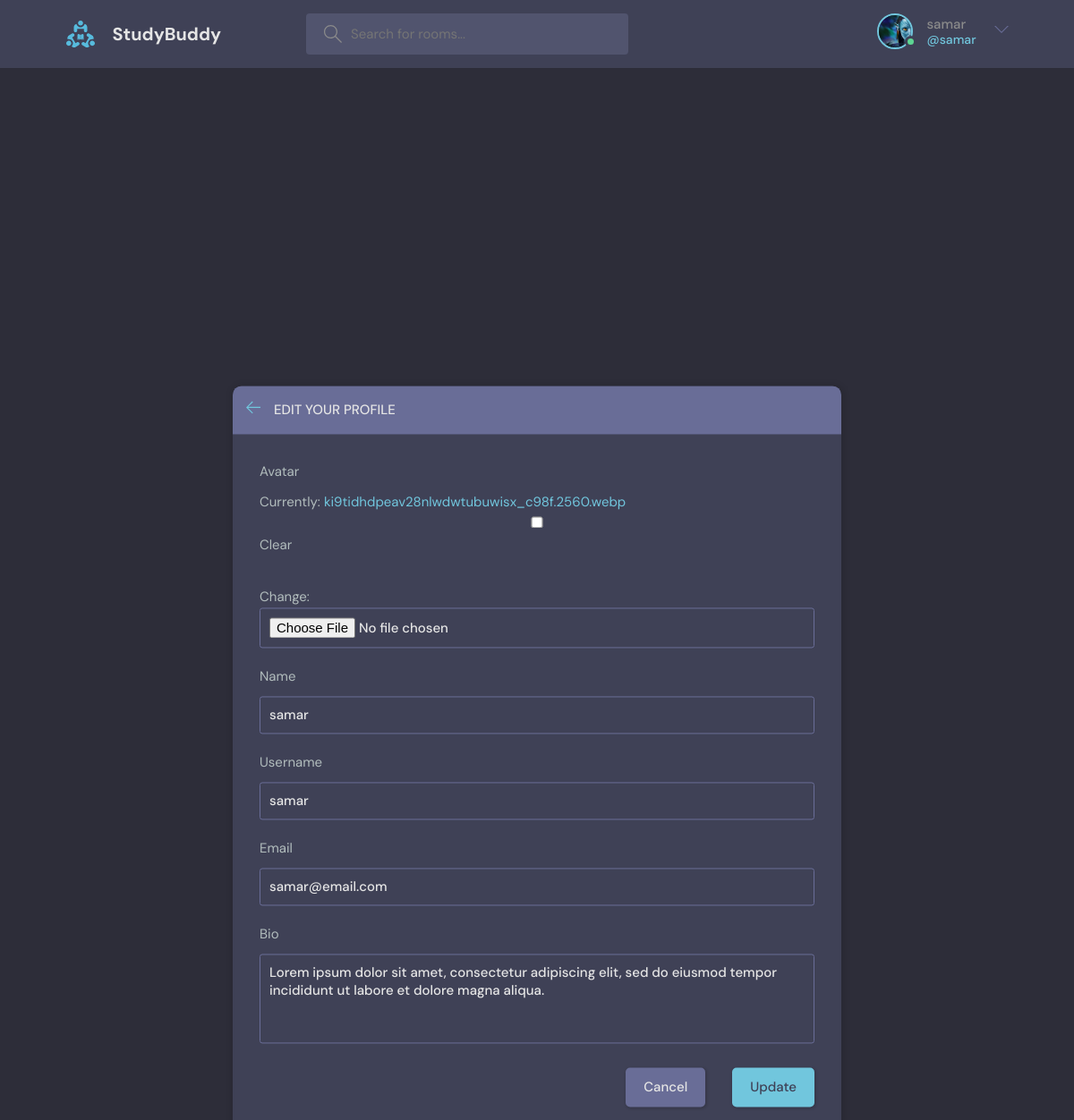
The page /update-user/ (signed in) on the database its author committed.
### base/models.py (models this page shows)
class User(AbstractUser):
    name=models.CharField(max_length=200,null=True)
    email=models.CharField(max_length=200,unique=True,null=True)
    bio=models.TextField(null=True,max_length=300)
    avatar=models.ImageField(null=True,blank=True,default="avatar.svg")
    USERNAME_FIELD='email'
    REQUIRED_FIELDS=[]

### base/views.py (the view)
# urls.py: path('update-user/',views.updateUser,name="update-user"),
@login_required(login_url='login')
def updateUser(request):
    user=request.user
    form=UserForm(instance=user)
    if request.method=='POST':
        form=UserForm(request.POST,request.FILES,instance=user)
        if form.is_valid():
            form.save()
            return redirect('user-profile',pk=user.id)
    return render(request,'base/update-user.html',{'form':form})

### base/forms.py
class UserForm(ModelForm):
    class Meta:
        model=User
        fields=['avatar','name','username','email','bio']

### base/templates/base/update-user.html (shortened to what this page needs)
{% extends 'main.html'%}
{% block content%}
<main class="update-account layout">
        <div class="container">
            <div class="layout__box" style="margin-top:190px;">
                <div class="layout__boxHeader" >
                    <div class="layout__boxTitle">
                        <a href="{% url 'home'%}">
                            <svg version="1.1" xmlns="http://www.w3.org/2000/svg" width="32" height="32"
                                viewBox="0 0 32 32">
                                <title>arrow-left</title>
                                <path
                                    d="M13.723 2.286l-13.723 13.714 13.719 13.714 1.616-1.611-10.96-10.96h27.625v-2.286h-27.625l10.965-10.965-1.616-1.607z">
                                </path>
                            </svg>
                        </a>
                        <h3>Edit your profile</h3>
                    </div>
                </div>
                <div class="layout__body">
                    <form class="form" action="" method="POST" enctype="multipart/form-data">
                      {% for field in form %}
                        <div class="form__group">
                            <label for="profile_pic">{{field.label}}</label>
                          {{field}}
                        </div>
                      {% endfor %}
                        <div class="form__action">
                            <a class="btn btn--dark" href="index.html">Cancel</a>
                            <button class="btn btn--main" type="submit">Update</button>
                        </div>
                    </form>
                </div>
            </div>
        </div>
    </main>
{% endblock %}

### templates/navbar.html (shortened to what this page needs)
{% load static %}
<header class="header header--loggedIn">
    <div class="container">
      <a href="{% url 'home'%}" class="header__logo">
        <img src="{% static 'images/logo.svg' %}" />
        <h1>StudyBuddy</h1>
      </a>
      <form class="header__search" method="GET" action="{% url 'home' %}">
        <label>
          <input name="q" placeholder="Search for rooms..." />
        </label>
      </form>
      <nav class="header__menu">
        {% if request.user.is_authenticated %}
        <div class="header__user">
          <a href="{% url 'user-profile' request.user.id%}">
            <div class="avatar avatar--medium active">
              <img src="{{user.avatar.url}}" />
            </div>
            <p>{{request.user.username}}<span>@{{request.user.username}}</span></p>
          </a>
          <button class="dropdown-button">
            <svg version="1.1" xmlns="http://www.w3.org/2000/svg" width="32" height="32" viewBox="0 0 32 32">
              <title>chevron-down</title>
              <path d="M16 21l-13-13h-3l16 16 16-16h-3l-13 13z"></path>
            </svg>
          </button>
        </div>
        {% else %}
        <a href="{% url 'login' %}">
          <img src="{% static 'images/avatar.svg' %}" />
          <p>Login</p>
        </a>
        {% endif %}
      </nav>
    </div>
  </header>

### rows shown on the page
User: avatar (picture), user.username "samar", form "samar" "samar" "samar@email.com" "Lorem ipsum dolor sit amet, consectetur adipiscing elit, sed do eiusmod tempor incididunt ut labore et dolore magna aliqua."

### other values the page prints
{{ field.label }} "Avatar" "Name" "Username" "Email" "Bio"
